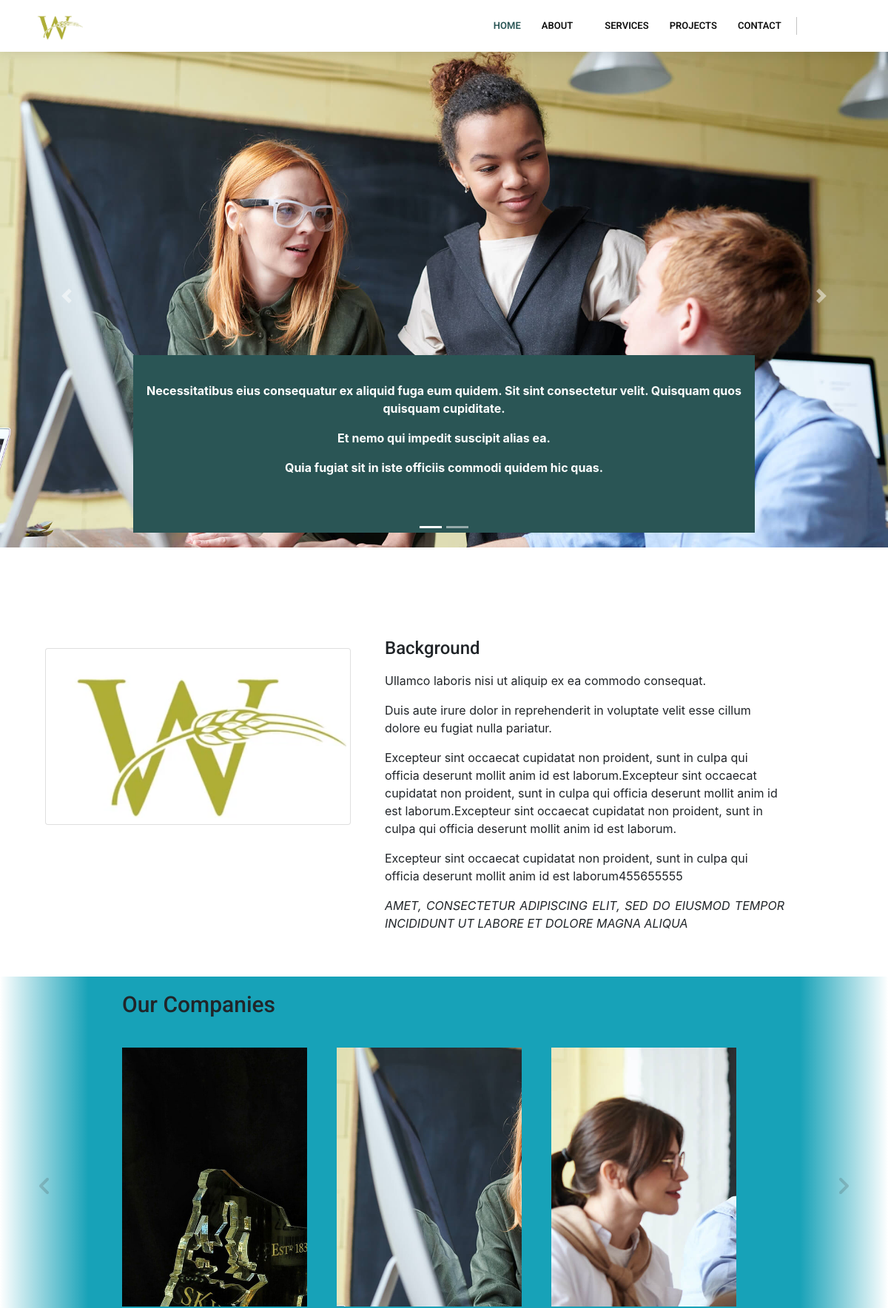
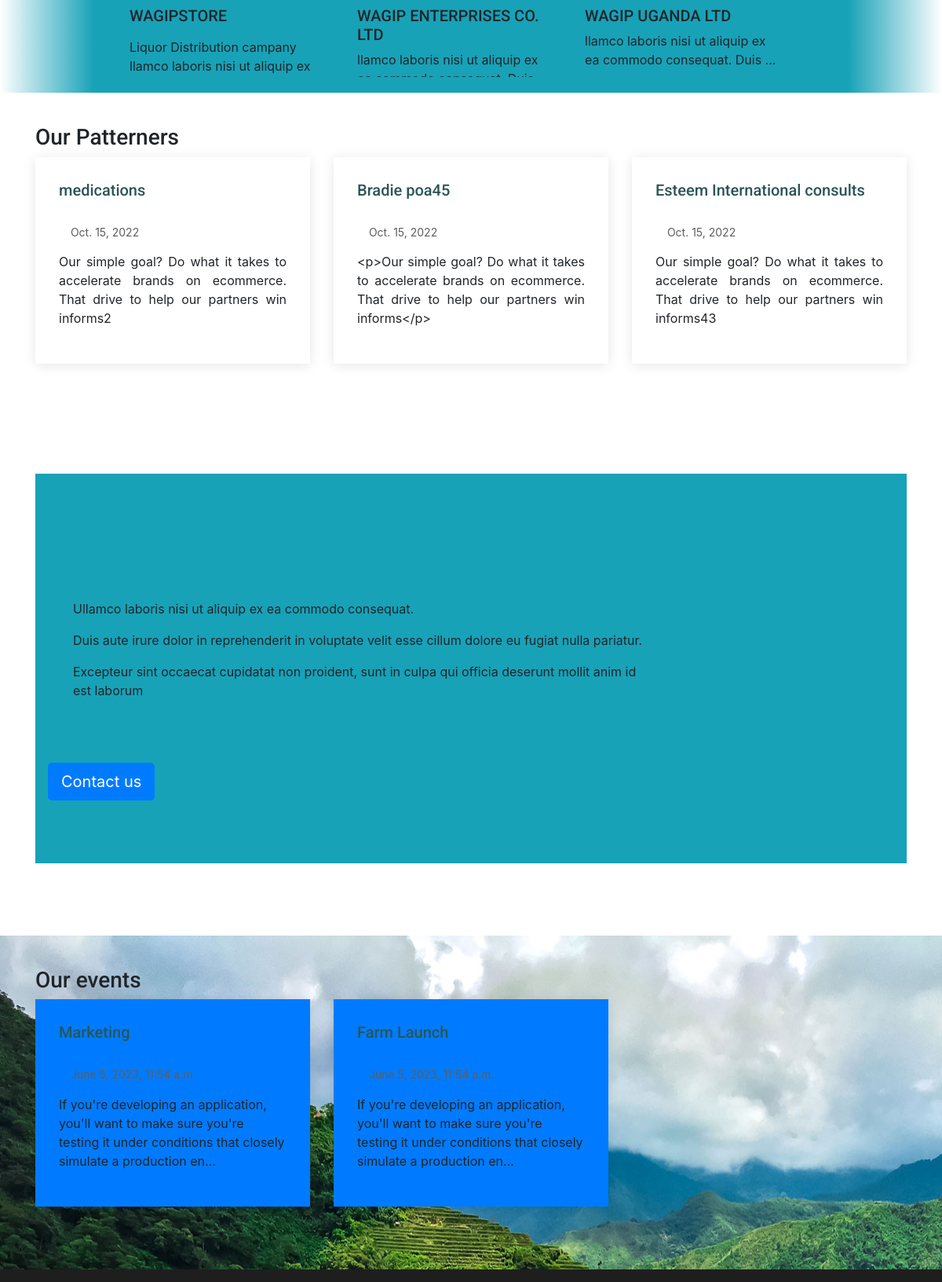
The page / (upper part) on the database its author committed (2 pictures, top to bottom).
### mainweb/models.py (models this page shows, shortened)
class Banners(models.Model):
    CATE = (
		('home','home'),
		('about','about'),
		('team','team'),
        ('events','events'),
	)
    id = models.UUIDField(primary_key=True, default=uuid.uuid4, editable=False)
    categories = models.CharField(max_length=200, choices=CATE)
    Note = RichTextField()
    image = models.ImageField(upload_to='banners/')
    date = models.DateTimeField(auto_now_add=True,auto_now=False)
    last_updated = models.DateTimeField(auto_now_add=False,auto_now=True)
    class Meta:
        verbose_name_plural = '20. Banners'

class background(models.Model):
    description = RichTextField()
    created_by = models.CharField(max_length=200)
    is_published = models.BooleanField(default=True)
    date_created = models.DateField(auto_now_add=True, auto_now=False)
    laste_update = models.DateField(auto_now_add=False, auto_now=True)
    class Meta:
        verbose_name_plural = '14. Background'

class motto(models.Model):
    description = RichTextField()
    created_by = models.CharField(max_length=200)
    is_published = models.BooleanField(default=True)
    date_created = models.DateField(auto_now_add=True, auto_now=False)
    laste_update = models.DateField(auto_now_add=False, auto_now=True)
    class Meta:
        verbose_name_plural = '12. Motto'

class Companies(models.Model):
    name  = models.CharField(max_length=200,unique=True)
    image = models.ImageField(upload_to ='company')
    our_link = models.URLField(max_length=200, blank=True,null=True)
    description  = RichTextField()
    is_published = models.BooleanField(default=True)
    date = models.DateField(auto_now_add=False, auto_now=False)
    date_created = models.DateField(auto_now_add=True, auto_now=False)
    laste_update = models.DateField(auto_now_add=False, auto_now=True)
    class Meta:
        verbose_name_plural = '04. Companies'
    @property
    def imageURL(self):
        try:
            url = self.image.url
        except:
            url = ''
        return url

class Parttener(models.Model):
    name = models.CharField(max_length=200,unique=True)
    email = models.EmailField(max_length=200)
    phone = models.CharField(max_length=200)
    description = RichTextField()
    Date_joined = models.DateField(auto_now_add=False, auto_now=False)
    created_by = models.CharField(max_length=200)
    is_published = models.BooleanField(default=True)
    date_created = models.DateField(auto_now_add=True, auto_now=False)
    laste_update = models.DateField(auto_now_add=False, auto_now=True)
    class Meta:
        verbose_name_plural = '06. Patterners'

class contactDescription(models.Model):
    description = RichTextField()
    created_by = models.CharField(max_length=200)
    is_published = models.BooleanField(default=True)
    date_created = models.DateField(auto_now_add=True, auto_now=False)
    laste_update = models.DateField(auto_now_add=False, auto_now=True)
    class Meta:
        verbose_name_plural = '05. why work with us'

class CurrentAndPreviousEvents(models.Model):
    id = models.UUIDField(primary_key=True, default=uuid.uuid4, editable=False)
    name        = models.CharField(max_length=200)
    description = RichTextField()
    image       = models.ImageField(upload_to ='events')
    date        =  models.DateField(auto_now_add=True, auto_now=False)
    is_published = models.BooleanField(default=True)
    last_update  =  models.DateField(auto_now_add=False, auto_now=True)
    event_date   =  models.DateTimeField(auto_now_add=False, auto_now=False)
    class Meta:
        verbose_name_plural = '21. Events'

### mainweb/views.py (the view)
# urls.py: path('', views.Home_view, name='homepage'),
def Home_view(request):
	banner = Banners.objects.filter(categories='home').order_by("date")
	services = Companies.objects.order_by('-date_created').filter(is_published=True)
	back = background.objects.order_by('-date_created').filter(is_published=True)
	goals = goal.objects.order_by('-date_created').filter(is_published=True)
	mot = motto.objects.order_by('-date_created').filter(is_published=True)
	querryset = Service.objects.order_by('-date').filter(is_published=True)
	misso = mission.objects.order_by('-date_created').filter(is_published=True)
	visso = vission.objects.order_by('-date_created').filter(is_published=True)
	mbj = mainObjective.objects.order_by('-date_created').filter(is_published=True)
	dona = contactDescription.objects.order_by('-date_created').filter(is_published=True)
	locate = Location.objects.all().order_by('-date_created')
	emailz = Email.objects.all().order_by('-date_created')
	phones = OfficePhone.objects.all().order_by('-date_created')
	patt = Parttener.objects.order_by('-date_created').filter(is_published=True)
	events = CurrentAndPreviousEvents.objects.filter(is_published=True).order_by('-date')
	context = {
		'back':back, 'goals':goals,'mot':mot, 'misso':misso,'locate':locate,'emailz':emailz,'phones':phones,'events':events,
		'visso':visso,'mbj':mbj,'services':services,"dona":dona,"patt":patt,'querryset':querryset,'banner':banner
		}
	return render(request, 'mainweb/index.html',context)

### mainweb/templates/mainweb/index.html (shortened to what this page needs)
{% extends 'mainweb/main.html' %}
{% load static %}
{% block content %}
{% include 'mainweb/sliders.html' %}
<main id="main">
  {% include 'mainweb/background.html' %}
  <section class="service services section-bg bg-info">
    <div class="container" data-aos="fade-up">
      <h2 class="service-category">Our Companies</h2>
      <a class="pre-btn"><img src="{% static 'slider/images/arrow.png' %}" alt=""></a>
      <a class="nxt-btn"><img src="{% static 'slider/images/arrow.png' %}" alt=""></a>
      <div class="service-container">
      {% for service in services %}
        <div class="service-card">
            <div class="service-image">
                <img class="service-thumb" src="{{service.imageURL}}" alt="Card image" style="width:1000px; height:400px;">
            </div>
            <div class="service-info">
              <h5 class="service-name">{{service.name|truncatewords:5}}</h5>
                <p class="card-text">{{service.description|truncatewords:10|safe}}</p>
            </div>
        </div>
      {% endfor %}
    </div>
  </div>
</section>
<section id="blog" class="blog">
  <div class="container" data-aos="fade-up">
    <h3>Our Patterners</h3>
    <div class="row">
      {% for patterns in patt|slice:":3" %}
      <div class="col-lg-4 entries d-flex align-items-stretch"  data-aos-delay="100">
        <article class="entry" data-aos="fade-up">
          <h5>
            <a class="pattern" href="">{{patterns.name}}</a>
          </h5><br>
          <div class="entry-meta">
            <ul>
              <li class="d-flex align-items-center"><i class="icofont-wall-clock"></i> <a href=""><time datetime="2020-01-01">{{ patterns.Date_joined }}</time></a></li>
            </ul>
          </div>
          <div class="entry-content">
            <p class="text-justify">
              {{patterns.description}}
            </p>
          </div>
        </article>
      </div>
      {% endfor %}
    </div>
  </div>
</section>
  <section>
    <div class="container" data-aos="fade-up" data-aos-delay="100">
      <div class="jumbotron jumbotron-fluid bg-info">
        <div class="row">
          <div class="col-lg-8 m-5">
            {% for danation in dona|slice:":1" %}
              <p class="m-5">{{danation.description|safe}}</p>
            {% endfor %}
          </div>
          <div class="col-lg-3 m-3">
            <a class="btn btn-lg btn-primary"  href="">Contact us</a>
          </div>
        </div>
      </div>
    </div>
  </section>
  <section id="blog" class="blog" style="background-image: url({% static 'slider/images/bg_5.jpg' %});">
    <div class="container" data-aos="fade-up">
      <h3>Our events</h3>
      <div class="row">
        {% if events %}
          {% for event in events %}
          <div class="col-lg-4 entries">
            <article class="entry bg-primary" data-aos="fade-up">
              <h5>
                <a class="pattern" href="">{{event.name}}</a>
              </h5><br>
              <div class="entry-meta">
                <ul>
                  <li class="d-flex align-items-center"><i class="icofont-wall-clock"></i> <a href=""><time datetime="2020-01-01">{{event.event_date}}</time></a></li>
                </ul>
              </div>
              <div class="entry-content">
                <p class="text-justify">
                  {{event.description|truncatechars:150|safe}}
                </p>
              </div>
            </article>
          </div>
          {% endfor %}
        {% else %}
        <h2>Not Events posted so far</h2>
        {% endif %}
      </div>
    </div>
  </section>
</main>
{% endblock content %}

### mainweb/templates/mainweb/sliders.html (shortened to what this page needs)
<section>
    <div id="carouselExampleIndicators" class="carousel slide" data-ride="carousel">
      <ol class="carousel-indicators">
        {% for banners in banner %}
          {% if forloop.counter0 == 0 %}
            <li data-target="#carouselExampleIndicators" data-slide-to="{{ forloop.counter0 }}" class="active"></li>
          {% else %}
            <li data-target="#carouselExampleIndicators" data-slide-to="{{ forloop.counter0 }}"></li>
          {% endif %}
        {% endfor %}
      </ol>
      <div class="carousel-inner">
        {% for banners in banner %}
          {% if forloop.counter0 == 0 %}
            <div class="carousel-item active">
          {% else %}
            <div class="carousel-item">
          {% endif %}
              <img src="{{ banners.image.url }}" class="d-block w-100" alt="...">
              <div style="background-color: rgb(42, 85, 85);" class="carousel-caption animate__animated" data-aos="fade-up">
                <p class="justify">{{ banners.Note|safe }}</p>
              </div>
            </div>
        {% endfor %}
      </div>
      <a class="carousel-control-prev" href="#carouselExampleIndicators" role="button" data-slide="prev">
        <span class="carousel-control-prev-icon" aria-hidden="true"></span>
      </a>
      <a class="carousel-control-next" href="#carouselExampleIndicators" role="button" data-slide="next">
        <span class="carousel-control-next-icon" aria-hidden="true"></span>
      </a>
    </div>
  </section>

### mainweb/templates/mainweb/background.html
{% load static %}
<section id="about-us" class="about-us">
    <div class="container" data-aos="fade-up">
      <div class="row content">
        <div class="col-lg-5" data-aos="fade-right">
         <div class="card m-3">
          <img class="card-img-top mx-auto" src="{% static 'assets/img/logo.PNG' %}" alt="Card image" style="width:400px">
        </div>
        </div>
        <div class="col-lg-6 pt-4 pt-lg-0" data-aos="fade-left">
          <h3>Background</h3>
          {% for background in back|slice:":1" %}
          <p class="text-justify">
            {{background.description|safe}}
          </p>
          {% endfor %}
          {% for moto in mot|slice:":1" %}
        <p class="font-italic text-justify">
          {{ moto.description|upper}}
        </p>
        {% endfor %}
        </div>
      </div>
    </div>
  </section>

### static/assets/css/style.css (style rules this page uses)
.service { position: relative; overflow: hidden; padding: 20px; }
.service-category { padding: 0 10vw; font-size: 30px; font-weight: 500; margin-bottom: 40px; text-transform: capitalize; }
.service-container { padding: 0 10vw; display: flex; overflow-x: auto; scroll-behavior: smooth; }
.service-card { flex: 0 0 auto; width: 250px; height: 450px; margin-right: 40px; }
.service-image { position: relative; width: 100%; height: 350px; overflow: hidden; }
.service-thumb { width: 100%; height: 100%; object-fit: cover; }
.service-info { width: 100%; height: 100px; padding-top: 10px; }
.service-name { text-transform: uppercase; }
.pre-btn, .nxt-btn { border: none; width: 10vw; height: 100%; position: absolute; top: 0; display: flex; justify-content: center; align-items: center; background: linear-gradient(90deg, rgba(255, 255, 255, 0) 0%, #fff 100%); cursor: pointer; z-index: 8; }
.pre-btn { left: 0; transform: rotate(180deg); }
.nxt-btn { right: 0; }
.pre-btn img, .nxt-btn img { opacity: 0.2; }
a { color: rgb(42, 85, 85); }
h1, h2, h3, h4, h5, h6 { font-family: "Roboto", sans-serif; }
section { padding: 60px 0; overflow: hidden; }
.section-bg { background-color: #f7f7f7; }
.about-us .content h3 { font-weight: 500; line-height: 32px; font-size: 24px; }
.about-us .content p:last-child { margin-bottom: 0; }
.blog { padding: 40px 0 20px 0; }
.blog .entry { padding: 30px; margin-bottom: 60px; box-shadow: 0px 2px 15px rgba(0, 0, 0, 0.1); }
.blog .entry .entry-meta { margin-bottom: 15px; color: #aaaaaa; }
.blog .entry .entry-meta ul { display: flex; flex-wrap: wrap; list-style: none; padding: 0; margin: 0; }
.blog .entry .entry-meta i { font-size: 14px; padding-right: 4px; }
.blog .entry .entry-meta a { color: #5e5e5e; font-size: 14px; display: inline-block; line-height: 20px; transition: 0.3s; }
.blog .entry .entry-content p { line-height: 24px; }

### rows shown on the page
Banners: image (picture), Note "Necessitatibus eius consequatur ex aliquid fuga eum quidem. Sit sint consectetur velit. Quisquam quos quisquam cupiditate. Et nemo qui impedit suscipit alias ea. Quia fugiat sit in iste officiis commodi quidem hic quas."
background: description "Ullamco laboris nisi ut aliquip ex ea commodo consequat. Duis aute irure dolor in reprehenderit in voluptate velit esse cillum dolore eu fugiat nulla pariatur. Excepteur sint occaecat cupidatat non proident, sunt in culpa qui officia deserunt mollit anim id est laborum.Excepteur sint occaecat cupidatat non proident, sunt in culpa qui officia deserunt mollit anim id est laborum.Excepteur sint occaecat cupidatat non proident, sunt in culpa qui officia deserunt mollit anim id est laborum. Excepteur sint occaecat cupidatat non proident, sunt in culpa qui officia deserunt mollit anim id est laborum455655555"
motto: description "AMET, CONSECTETUR ADIPISCING ELIT, SED DO EIUSMOD TEMPOR INCIDIDUNT UT LABORE ET DOLORE MAGNA ALIQUA"
Companies: imageURL (picture), name "WAGIPSTORE", description "Liquor Distribution campany llamco laboris nisi ut aliquip ex…"
Companies: imageURL (picture), name "WAGIP ENTERPRISES CO. LTD", description "llamco laboris nisi ut aliquip ex…"
Companies: imageURL (picture), name "WAGIP UGANDA LTD", description "llamco laboris nisi ut aliquip ex ea commodo consequat. Duis …"
Parttener: name "medications", Date_joined "Oct. 15, 2022", description "Our simple goal? Do what it takes to accelerate brands on ecommerce. That drive to help our partners win informs2"
Parttener: name "Bradie poa45", Date_joined "Oct. 15, 2022", description "<p>Our simple goal? Do what it takes to accelerate brands on ecommerce. That drive to help our partners win informs</p>"
Parttener: name "Esteem International consults", Date_joined "Oct. 15, 2022", description "Our simple goal? Do what it takes to accelerate brands on ecommerce. That drive to help our partners win informs43"
contactDescription: description "Ullamco laboris nisi ut aliquip ex ea commodo consequat. Duis aute irure dolor in reprehenderit in voluptate velit esse cillum dolore eu fugiat nulla pariatur. Excepteur sint occaecat cupidatat non proident, sunt in culpa qui officia deserunt mollit anim id est laborum"
CurrentAndPreviousEvents: name "Marketing", description "If you're developing an application, you'll want to make sure you're testing it under conditions that closely simulate a production en…"
CurrentAndPreviousEvents: name "Farm Launch", description "If you're developing an application, you'll want to make sure you're testing it under conditions that closely simulate a production en…"
